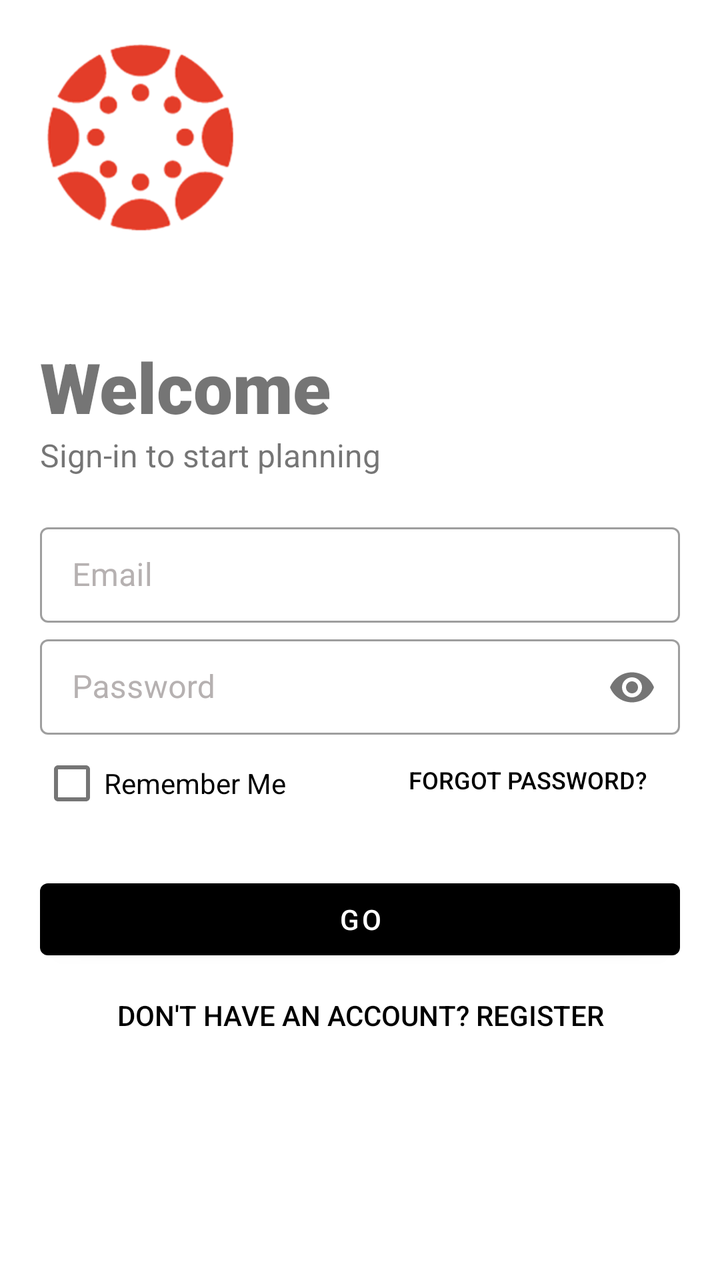
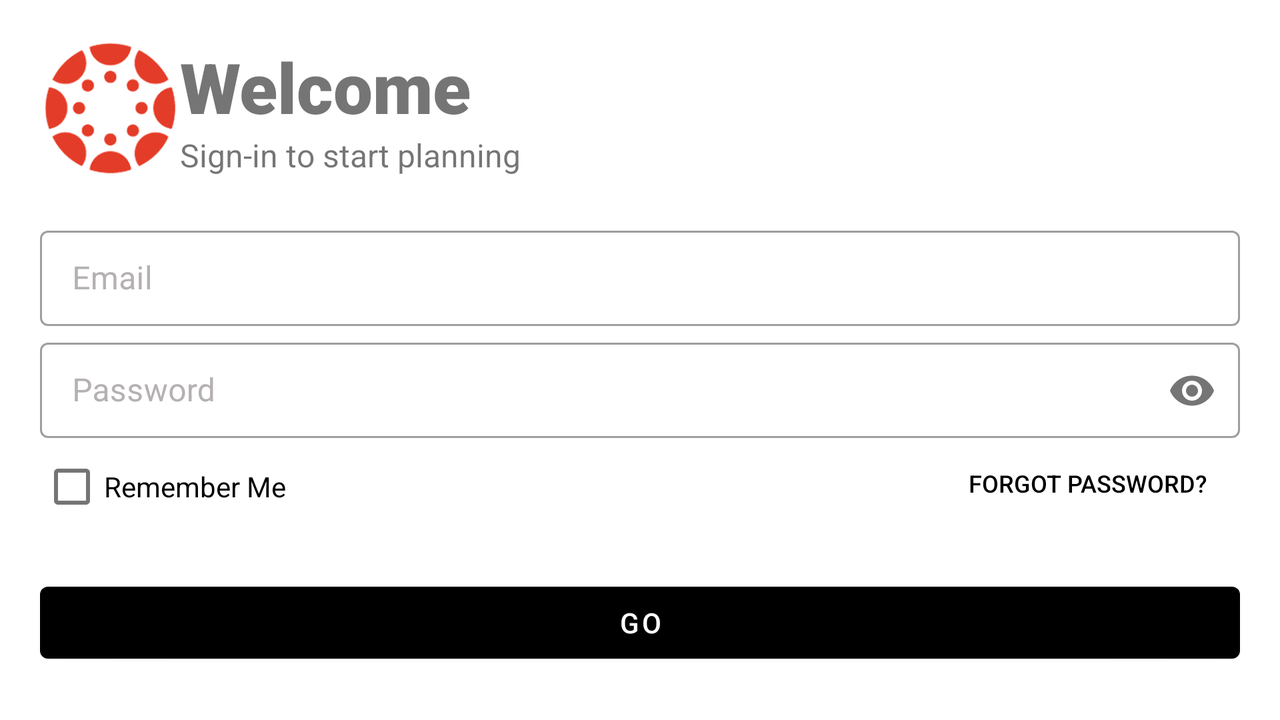

Compare how this app lays out the same screen by default and in its alternative resource folder. The renders come first, then the two layout files and the values they reference.
<!-- AndroidManifest.xml: application theme Theme.Plantastic -->
<!-- res/layout/activity_login.xml -->
<?xml version="1.0" encoding="utf-8"?>
<LinearLayout xmlns:android="http://schemas.android.com/apk/res/android"
    xmlns:app="http://schemas.android.com/apk/res-auto"
    xmlns:tools="http://schemas.android.com/tools"
    android:layout_width="match_parent"
    android:layout_height="match_parent"
    tools:context=".Login"
    android:orientation="vertical"
    android:background="#fff"
    android:padding="20dp">

    <ImageView
        android:layout_width="100dp"
        android:layout_height="100dp"
        android:src="@drawable/canvas"
        android:transitionName="logo_image">
    </ImageView>

    <TextView
        android:layout_marginTop="50dp"
        android:layout_width="wrap_content"
        android:layout_height="wrap_content"
        android:fontFamily="sans-serif-black"
        android:text="Welcome"
        android:textSize="35sp"
        >
    </TextView>

    <TextView
        android:layout_width="wrap_content"
        android:layout_height="wrap_content"
        android:text="Sign-in to start planning"
        android:textSize="16sp">
    </TextView>


    <LinearLayout
        android:layout_width="match_parent"
        android:layout_height="wrap_content"
        android:orientation="vertical"
        android:layout_marginTop="20dp">

        <com.google.android.material.textfield.TextInputLayout
            android:id="@+id/email1"
            style="@style/Widget.MaterialComponents.TextInputLayout.OutlinedBox.Dense"
            android:layout_width="match_parent"
            android:layout_height="wrap_content"
            android:hint="Email"
            android:textColorHint="#B6B1B1">


            <com.google.android.material.textfield.TextInputEditText
                android:id="@+id/emailEdit"
                android:layout_width="match_parent"
                android:layout_height="wrap_content"
                android:inputType="text">

            </com.google.android.material.textfield.TextInputEditText>

        </com.google.android.material.textfield.TextInputLayout>




        <com.google.android.material.textfield.TextInputLayout
            android:id="@+id/password3"
            style="@style/Widget.MaterialComponents.TextInputLayout.OutlinedBox.Dense"
            android:layout_width="match_parent"
            android:layout_height="wrap_content"
            android:hint="Password"
            android:textColorHint="#B6B1B1"
            app:passwordToggleEnabled="true"
            android:layout_marginTop="3dp">


            <CheckBox
                android:id="@+id/rememberCheck"
                android:layout_width="wrap_content"
                android:layout_height="wrap_content"
                android:text="Remember Me"
                android:fontFamily="sans-serif"
                />

            <Button
                android:id="@+id/forgotBTN"
                android:layout_width="wrap_content"
                android:layout_height="wrap_content"
                android:text= "Forgot Password?"
                android:layout_gravity="right"
                android:textSize="12sp"
                android:layout_marginTop="-50dp"
                android:layout_marginBottom="-14dp"
                android:backgroundTint="#00000000"
                android:textColor="@color/black"
                style="?android:attr/borderlessButtonStyle">


            </Button>

            <com.google.android.material.textfield.TextInputEditText
                android:id="@+id/passwordEdit"
                android:layout_width="match_parent"
                android:layout_height="wrap_content"
                android:inputType="textPassword">

            </com.google.android.material.textfield.TextInputEditText>

        </com.google.android.material.textfield.TextInputLayout>

    </LinearLayout>

    <Button
        android:id="@+id/login1"
        android:layout_width="match_parent"
        android:layout_height="wrap_content"
        android:layout_marginTop="20dp"
        android:text="GO"
        android:textColor="@color/white"
        app:backgroundTint="#000000"></Button>

    <Button
        android:id="@+id/register1"
        style="?android:attr/borderlessButtonStyle"
        android:layout_width="match_parent"
        android:layout_height="wrap_content"
        android:backgroundTint="#00000000"
        android:text="Don't have an account? Register"
        android:textColor="@color/black">


    </Button>




</LinearLayout>
<!-- resources referenced by this layout -->
<resources>
  <color name="black">#FF000000</color>
  <color name="white">#FFFFFFFF</color>
  <!-- drawable canvas: png bitmap (drawable, 20878 bytes) -->
  <!-- from res/values-v21/ -->
  <style name="Theme.Plantastic" parent="Theme.MaterialComponents.DayNight.NoActionBar">
          
          <item name="colorPrimary">@color/purple_500</item>
          <item name="colorPrimaryVariant">@color/purple_700</item>
          <item name="colorOnPrimary">@color/white</item>
          
          <item name="colorSecondaryVariant">@color/teal_700</item>
          <item name="colorOnSecondary">@color/black</item>
          
          <item name="android:statusBarColor">#00000000</item>
          
      </style>
  <color name="purple_500">#FF6200EE</color>
  <color name="purple_700">#FF3700B3</color>
  <color name="teal_700">#FF018786</color>
</resources>
<!-- res/layout-land/activity_login.xml (the repository's variant of the layout above) -->
<!-- drawn on the phone turned sideways -->
<?xml version="1.0" encoding="utf-8"?>
<LinearLayout xmlns:android="http://schemas.android.com/apk/res/android"
    xmlns:app="http://schemas.android.com/apk/res-auto"
    xmlns:tools="http://schemas.android.com/tools"
    android:layout_width="match_parent"
    android:layout_height="match_parent"
    tools:context=".login.Login"
    android:orientation="vertical"
    android:background="#fff"
    android:padding="20dp">

    <LinearLayout
        android:layout_width="wrap_content"
        android:layout_height="wrap_content"
        android:orientation="horizontal">

        <ImageView
            android:layout_width="70dp"
            android:layout_height="70dp"
            android:src="@drawable/canvas"
            android:transitionName="logo_image"></ImageView>

        <LinearLayout
            android:layout_width="wrap_content"
            android:layout_height="wrap_content"
            android:orientation="vertical">

            <TextView
                android:layout_width="wrap_content"
                android:layout_height="wrap_content"
                android:layout_marginTop="00dp"
                android:fontFamily="sans-serif-black"
                android:text="Welcome"
                android:textSize="35sp"></TextView>

            <TextView
                android:layout_width="wrap_content"
                android:layout_height="wrap_content"
                android:text="Sign-in to start planning"
                android:textSize="16sp"></TextView>
        </LinearLayout>

    </LinearLayout>


    <LinearLayout
        android:layout_width="match_parent"
        android:layout_height="wrap_content"
        android:orientation="vertical"
        android:layout_marginTop="20dp">

        <com.google.android.material.textfield.TextInputLayout
            android:id="@+id/email1"
            style="@style/Widget.MaterialComponents.TextInputLayout.OutlinedBox.Dense"
            android:layout_width="match_parent"
            android:layout_height="wrap_content"
            android:hint="Email"
            android:textColorHint="#B6B1B1">


            <com.google.android.material.textfield.TextInputEditText
                android:id="@+id/emailEdit"
                android:layout_width="match_parent"
                android:layout_height="wrap_content"
                android:inputType="text">

            </com.google.android.material.textfield.TextInputEditText>

        </com.google.android.material.textfield.TextInputLayout>




        <com.google.android.material.textfield.TextInputLayout
            android:id="@+id/password3"
            style="@style/Widget.MaterialComponents.TextInputLayout.OutlinedBox.Dense"
            android:layout_width="match_parent"
            android:layout_height="wrap_content"
            android:hint="Password"
            android:textColorHint="#B6B1B1"
            app:passwordToggleEnabled="true"
            android:layout_marginTop="3dp">


            <CheckBox
                android:id="@+id/rememberCheck"
                android:layout_width="wrap_content"
                android:layout_height="wrap_content"
                android:text="Remember Me"
                android:fontFamily="sans-serif"
                />

            <Button
                android:id="@+id/forgotBTN"
                android:layout_width="wrap_content"
                android:layout_height="wrap_content"
                android:text= "Forgot Password?"
                android:layout_gravity="right"
                android:textSize="12sp"
                android:layout_marginTop="-50dp"
                android:layout_marginBottom="-14dp"
                android:backgroundTint="#00000000"
                android:textColor="@color/black"
                style="?android:attr/borderlessButtonStyle">


            </Button>

            <com.google.android.material.textfield.TextInputEditText
                android:id="@+id/passwordEdit"
                android:layout_width="match_parent"
                android:layout_height="wrap_content"
                android:inputType="textPassword">

            </com.google.android.material.textfield.TextInputEditText>

        </com.google.android.material.textfield.TextInputLayout>

    </LinearLayout>

    <Button
        android:id="@+id/login1"
        android:layout_width="match_parent"
        android:layout_height="wrap_content"
        android:layout_marginTop="20dp"
        android:text="GO"
        android:textColor="@color/white"
        app:backgroundTint="#000000"></Button>

    <Button
        android:id="@+id/register1"
        style="?android:attr/borderlessButtonStyle"
        android:layout_width="match_parent"
        android:layout_height="wrap_content"
        android:backgroundTint="#00000000"
        android:text="Don't have an account? Register"
        android:textColor="@color/black">


    </Button>




</LinearLayout>
